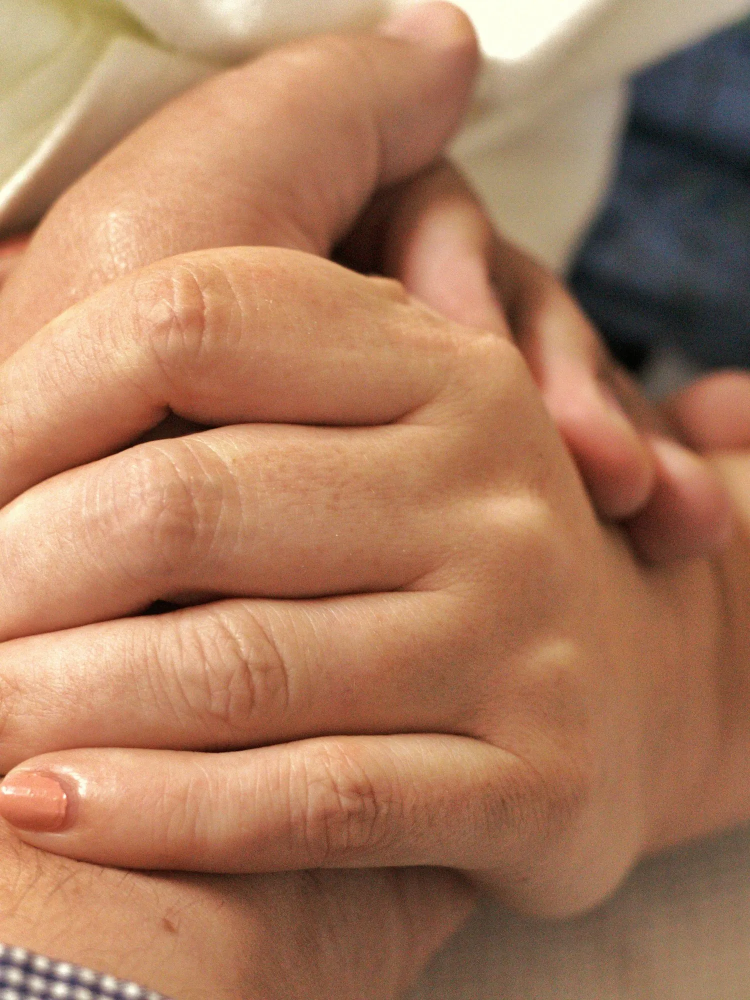
#> input picture audit/eminent_source_photos/repo_stock/homeHero.webp, 1500 x 2000 px, found by its file name (shown at 1/2 size)
$ python build_final_sheet.py
#> lines starting #> are read from the running program, lines starting #| are printed output that depends on the picture
from pathlib import Path

from PIL import Image, ImageDraw


ROOT = Path(__file__).resolve().parents[2]
PHOTO_DIR = ROOT / "public" / "images" / "photos"
OUT = ROOT / "audit" / "eminent_source_photos" / "final-site-photo-sheet.png"

files = [
    "homeHero.webp",
    "homePhilosophyPortrait.webp",
    "homeLevelRoutine.webp",
    "homeLevelContinuous.webp",
    "homeLevelInpatient.webp",
    "aboutHero.webp",
    "servicesHero.webp",
    "familiesHero.webp",
    "contactHero.webp",
    "griefHero.webp",
]

tile_w, tile_h = 240, 210
sheet = Image.new("RGB", (tile_w * 3, tile_h * 4), "#e8e5dc")
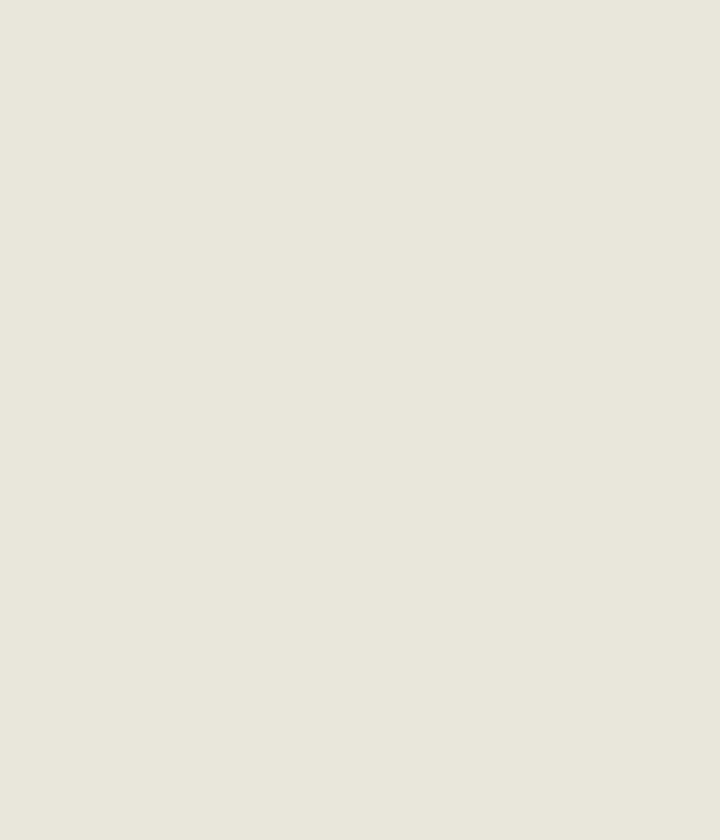
#> sheet: PIL image 720x840 RGB; mean R, G, B 232, 229, 220
draw = ImageDraw.Draw(sheet)

for index, filename in enumerate(files):
    path = PHOTO_DIR / filename
    image = Image.open(path).convert("RGB")
#> image is the input picture: PIL image 1500x2000 RGB; mean R, G, B 169.6, 123.1, 93.6
    original_w, original_h = image.size
#> original_w = 1500; original_h = 2000
    preview = image.copy()
    preview.thumbnail((tile_w, 160))
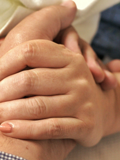
#> preview: PIL image 120x160 RGB; mean R, G, B 169.6, 123.1, 93.6
    tile = Image.new("RGB", (tile_w, 160), "#f3f3f0")
    tile.paste(preview, ((tile_w - preview.width) // 2, (160 - preview.height) // 2))
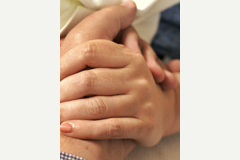
#> tile: PIL image 240x160 RGB; mean R, G, B 206.3, 183.1, 166.8

    x = (index % 3) * tile_w
    y = (index // 3) * tile_h
    sheet.paste(tile, (x, y))
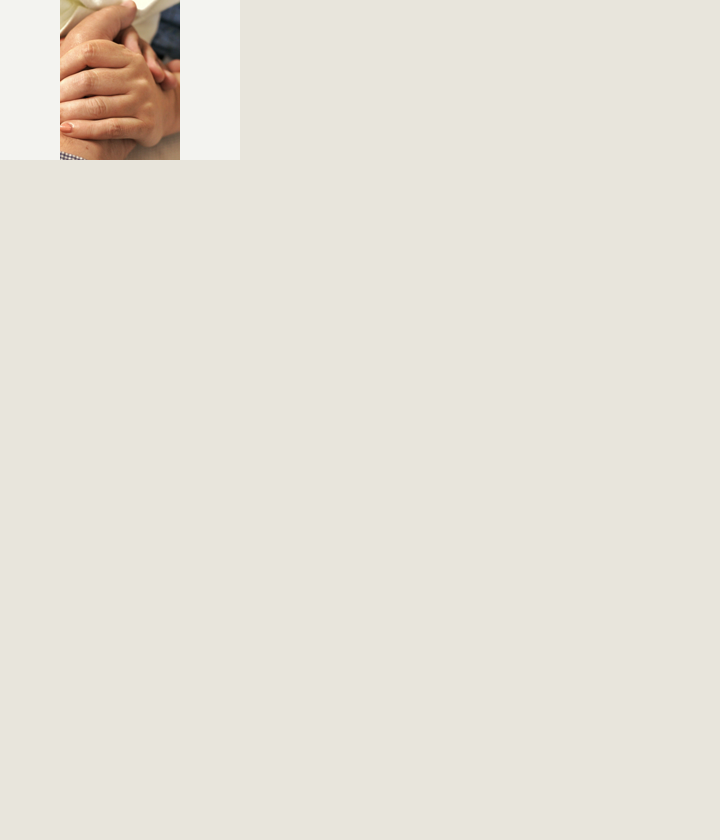
#> sheet: PIL image 720x840 RGB; mean R, G, B 230.4, 226.1, 216.6
    draw.rectangle([x, y + 166, x + tile_w, y + tile_h], fill="white")
    draw.text((x + 8, y + 180), filename, fill="#111")
    draw.text((x + 8, y + 196), f"{original_w} x {original_h}", fill="#555")
#> pass 2 of the loop `for index, filename in enumerate(files):`:
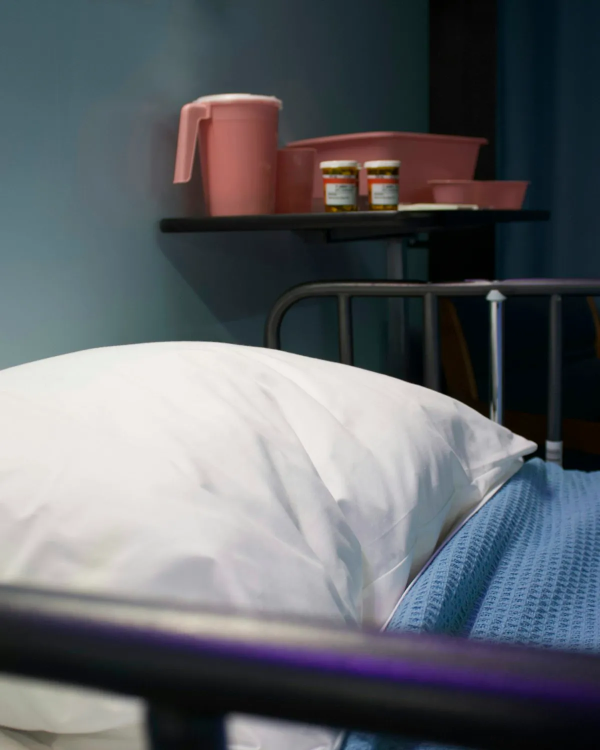
#> input picture audit/eminent_source_photos/repo_stock/homePhilosophyPortrait.webp, 1200 x 1500 px, found by its file name (shown at 1/2 size)
#> image is the input picture: PIL image 1200x1500 RGB; mean R, G, B 95.9, 99.7, 104.7
#> preview: PIL image 128x160 RGB
#> `tile.paste(preview, ((tile_w - preview.width) // 2, (160 - preview.hei..`:
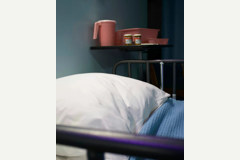
#> tile: PIL image 240x160 RGB; mean R, G, B 164.6, 166.6, 167.9
#> `sheet.paste(tile, (x, y))`:
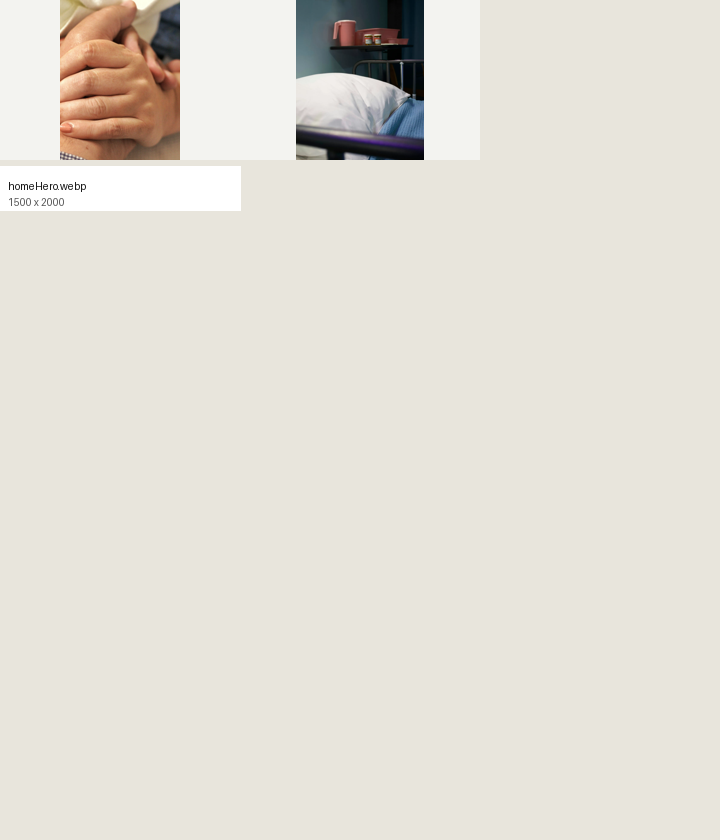
#> sheet: PIL image 720x840 RGB; mean R, G, B 226.4, 222.5, 213.8
#> pass 3 of the loop `for index, filename in enumerate(files):`:
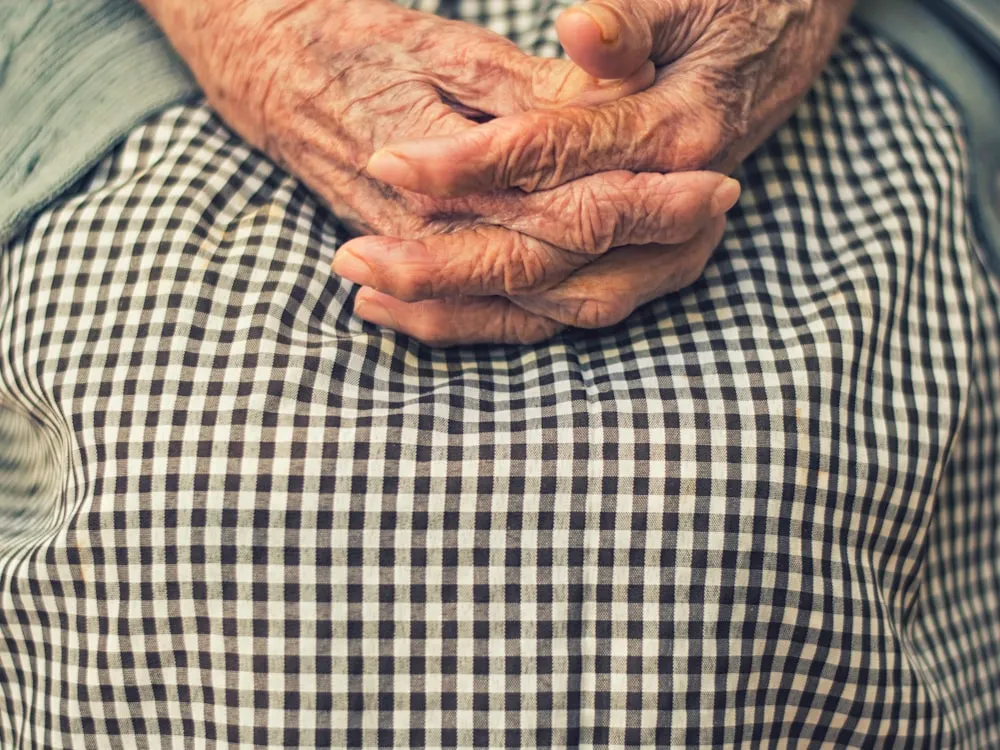
#> input picture audit/eminent_source_photos/repo_stock/homeLevelRoutine.webp, 1000 x 750 px, found by its file name
#> image is the input picture: PIL image 1000x750 RGB; mean R, G, B 148.4, 132.7, 119.7
#> preview: PIL image 213x160 RGB
#> `tile.paste(preview, ((tile_w - preview.width) // 2, (160 - preview.hei..`:
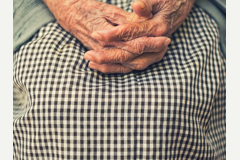
#> tile: PIL image 240x160 RGB; mean R, G, B 159.2, 145.3, 133.4
#> `sheet.paste(tile, (x, y))`:
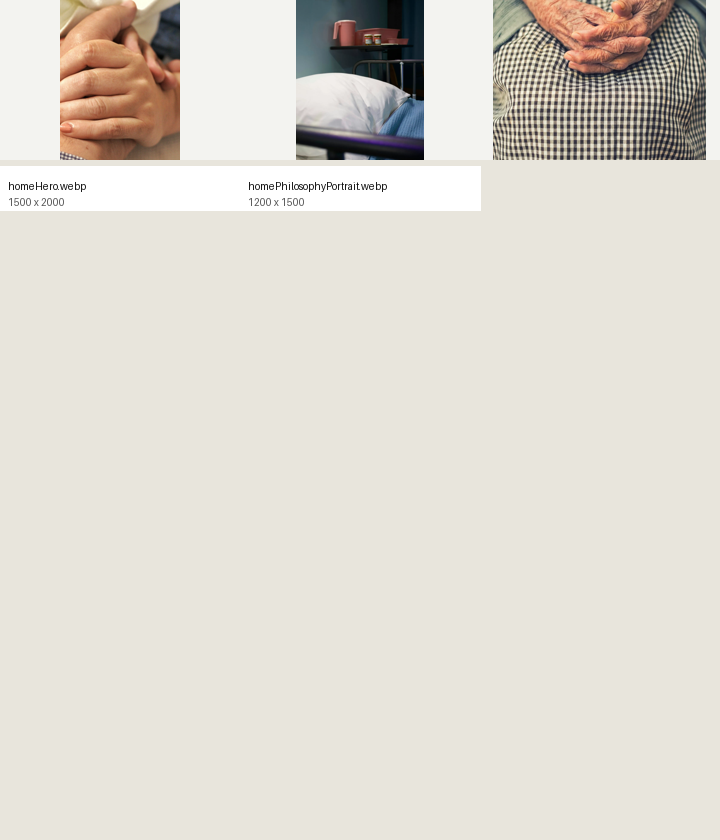
#> sheet: PIL image 720x840 RGB; mean R, G, B 222, 217.5, 208.8
#> (the run stopped early here; a loop or call above may not have finished)
